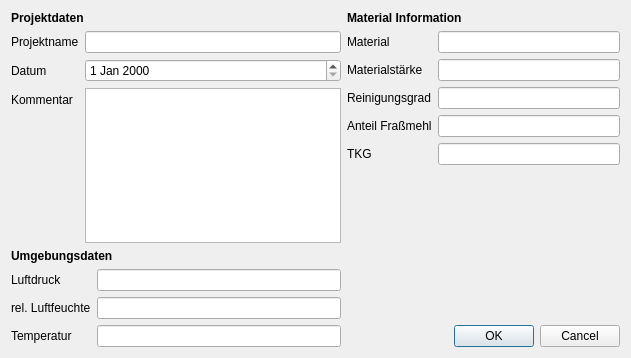
<?xml version="1.0" encoding="UTF-8"?>
<ui version="4.0">
 <class>projectSettingsDialog</class>
 <widget class="QDialog" name="projectSettingsDialog">
  <property name="geometry">
   <rect>
    <x>0</x>
    <y>0</y>
    <width>631</width>
    <height>358</height>
   </rect>
  </property>
  <property name="windowTitle">
   <string>Projekt-Einstellungen</string>
  </property>
  <layout class="QHBoxLayout" name="horizontalLayout_2">
   <item>
    <layout class="QVBoxLayout" name="verticalLayout_2">
     <item>
      <layout class="QFormLayout" name="projectDataLayout">
       <property name="fieldGrowthPolicy">
        <enum>QFormLayout::AllNonFixedFieldsGrow</enum>
       </property>
       <item row="1" column="0">
        <widget class="QLabel" name="lblProjectName">
         <property name="text">
          <string>Projektname</string>
         </property>
        </widget>
       </item>
       <item row="1" column="1">
        <widget class="QLineEdit" name="editProjectName"/>
       </item>
       <item row="2" column="0">
        <widget class="QLabel" name="lblProjectDate">
         <property name="text">
          <string>Datum</string>
         </property>
        </widget>
       </item>
       <item row="3" column="0">
        <widget class="QLabel" name="lblProjectComment">
         <property name="text">
          <string>Kommentar</string>
         </property>
        </widget>
       </item>
       <item row="3" column="1">
        <widget class="QPlainTextEdit" name="textProjectComment"/>
       </item>
       <item row="0" column="0" colspan="2">
        <widget class="QLabel" name="lblProjectDataSettings">
         <property name="font">
          <font>
           <weight>75</weight>
           <bold>true</bold>
          </font>
         </property>
         <property name="text">
          <string>Projektdaten</string>
         </property>
        </widget>
       </item>
       <item row="2" column="1">
        <widget class="QDateEdit" name="dateProjectDate"/>
       </item>
      </layout>
     </item>
     <item>
      <layout class="QFormLayout" name="envirSettingsLayout">
       <property name="fieldGrowthPolicy">
        <enum>QFormLayout::AllNonFixedFieldsGrow</enum>
       </property>
       <item row="1" column="0">
        <widget class="QLabel" name="lblEnvirPressure">
         <property name="text">
          <string>Luftdruck</string>
         </property>
        </widget>
       </item>
       <item row="1" column="1">
        <widget class="QLineEdit" name="editEnvirPressure"/>
       </item>
       <item row="2" column="0">
        <widget class="QLabel" name="lblEnvirRelHumidity">
         <property name="text">
          <string>rel. Luftfeuchte</string>
         </property>
        </widget>
       </item>
       <item row="2" column="1">
        <widget class="QLineEdit" name="editEnvirRelHumidity"/>
       </item>
       <item row="3" column="0">
        <widget class="QLabel" name="lblEnvirTemp">
         <property name="text">
          <string>Temperatur</string>
         </property>
        </widget>
       </item>
       <item row="3" column="1">
        <widget class="QLineEdit" name="editEnvirTemp"/>
       </item>
       <item row="0" column="0" colspan="2">
        <widget class="QLabel" name="lblEnvirSettings">
         <property name="font">
          <font>
           <weight>75</weight>
           <bold>true</bold>
          </font>
         </property>
         <property name="text">
          <string>Umgebungsdaten</string>
         </property>
        </widget>
       </item>
      </layout>
     </item>
    </layout>
   </item>
   <item>
    <layout class="QVBoxLayout" name="verticalLayout">
     <item>
      <layout class="QFormLayout" name="materialSettingsLayout">
       <property name="fieldGrowthPolicy">
        <enum>QFormLayout::AllNonFixedFieldsGrow</enum>
       </property>
       <item row="1" column="0">
        <widget class="QLabel" name="lblMaterial">
         <property name="text">
          <string>Material</string>
         </property>
        </widget>
       </item>
       <item row="1" column="1">
        <widget class="QLineEdit" name="editMaterial"/>
       </item>
       <item row="2" column="0">
        <widget class="QLabel" name="lblMaterialDepth">
         <property name="text">
          <string>Materialstärke</string>
         </property>
        </widget>
       </item>
       <item row="2" column="1">
        <widget class="QLineEdit" name="editMaterialWidth"/>
       </item>
       <item row="3" column="0">
        <widget class="QLabel" name="lblMaterialCleanliness">
         <property name="text">
          <string>Reinigungsgrad</string>
         </property>
        </widget>
       </item>
       <item row="3" column="1">
        <widget class="QLineEdit" name="editMaterialCleanliness"/>
       </item>
       <item row="4" column="0">
        <widget class="QLabel" name="lblMaterialGrubContent">
         <property name="text">
          <string>Anteil Fraßmehl</string>
         </property>
        </widget>
       </item>
       <item row="4" column="1">
        <widget class="QLineEdit" name="editMaterialGrubContent"/>
       </item>
       <item row="5" column="0">
        <widget class="QLabel" name="lblMaterialTSW">
         <property name="text">
          <string>TKG</string>
         </property>
        </widget>
       </item>
       <item row="5" column="1">
        <widget class="QLineEdit" name="editMaterialTSW"/>
       </item>
       <item row="0" column="0" colspan="2">
        <widget class="QLabel" name="lblMaterialSettings">
         <property name="font">
          <font>
           <weight>75</weight>
           <bold>true</bold>
          </font>
         </property>
         <property name="text">
          <string>Material Information</string>
         </property>
        </widget>
       </item>
      </layout>
     </item>
     <item>
      <spacer name="verticalSpacer">
       <property name="orientation">
        <enum>Qt::Vertical</enum>
       </property>
       <property name="sizeHint" stdset="0">
        <size>
         <width>20</width>
         <height>40</height>
        </size>
       </property>
      </spacer>
     </item>
     <item>
      <layout class="QHBoxLayout" name="horizontalLayout">
       <item>
        <spacer name="horizontalSpacer">
         <property name="orientation">
          <enum>Qt::Horizontal</enum>
         </property>
         <property name="sizeHint" stdset="0">
          <size>
           <width>40</width>
           <height>20</height>
          </size>
         </property>
        </spacer>
       </item>
       <item>
        <widget class="QDialogButtonBox" name="buttonBox">
         <property name="orientation">
          <enum>Qt::Horizontal</enum>
         </property>
         <property name="standardButtons">
          <set>QDialogButtonBox::Cancel|QDialogButtonBox::Ok</set>
         </property>
        </widget>
       </item>
      </layout>
     </item>
    </layout>
   </item>
  </layout>
  <zorder>layoutWidget</zorder>
  <zorder>buttonBox</zorder>
  <zorder>layoutWidget</zorder>
  <zorder>layoutWidget</zorder>
  <zorder>horizontalSpacer</zorder>
 </widget>
 <resources/>
 <connections>
  <connection>
   <sender>buttonBox</sender>
   <signal>accepted()</signal>
   <receiver>projectSettingsDialog</receiver>
   <slot>accept()</slot>
   <hints>
    <hint type="sourcelabel">
     <x>248</x>
     <y>254</y>
    </hint>
    <hint type="destinationlabel">
     <x>157</x>
     <y>274</y>
    </hint>
   </hints>
  </connection>
  <connection>
   <sender>buttonBox</sender>
   <signal>rejected()</signal>
   <receiver>projectSettingsDialog</receiver>
   <slot>reject()</slot>
   <hints>
    <hint type="sourcelabel">
     <x>316</x>
     <y>260</y>
    </hint>
    <hint type="destinationlabel">
     <x>286</x>
     <y>274</y>
    </hint>
   </hints>
  </connection>
 </connections>
</ui>
